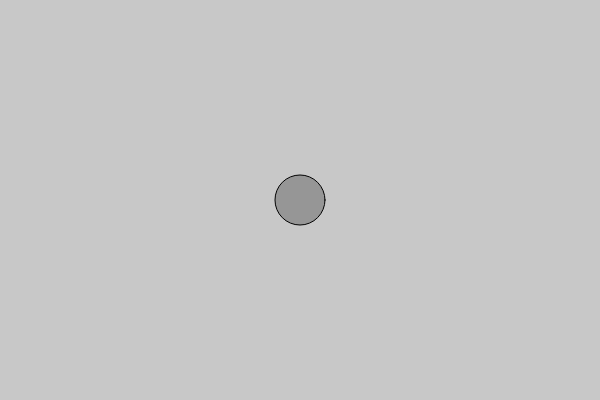
Frame 1 (no input)
Frame 60 (no input): identical to frame 1, image omitted
Frame 120 (the mouse pressed at the canvas centre since frame 60): identical to frame 1, image omitted

The p5.js sketch that drew this single still picture (run headless with seeded random() and noise() and a simulated clock; from frame 60 on, the mouse is pressed at the canvas centre):

// p5.js sketch
// ── sketch.js
var circleX;
var circleY;
var targetX;
var targetY;

function setup() {
  createCanvas(600, 400);
  circleX = width/2;
  circleY = height/2;
  targetX = circleX;
  targetY = circleY;
}

 function draw() {
   background(200);

   var circleSize = 50;
   fill(150);

   if (mouseIsPressed) {
     targetX = mouseX;
     targetY = mouseY;
   }
   var xDiff = targetX - circleX;
   var yDiff = targetY - circleY;
   var speed = 0.1;

   circleX = circleX + xDiff * speed;
   circleY = circleY + yDiff * speed;

    ellipse(circleX, circleY, circleSize, circleSize);
 }
